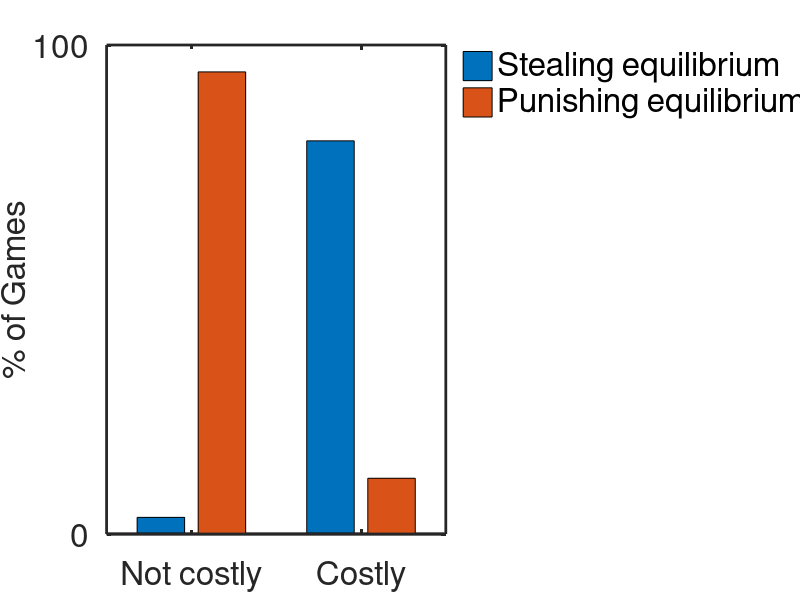

Reproduce this figure in MATLAB.
fh = figure;
bar([3.4 94.5; 80.4 11.4]);
legend('Stealing equilibrium', 'Punishing equilibrium','Location','northeastoutside');
set(gca,'XTick',[1 2]);
set(gca,'XTickLabel',{'Not costly','Costly'});
set(gca,'YTick',[0 100]);
ylabel('% of Games');

%pubgraph(fh,14,2,'w');
axs = findall(fh,'Type','axes');
set(axs, 'FontSize', 24, 'LineWidth', 2);
set(findall(fh, 'Type', 'text'), 'FontSize', 24); 	%make all other text correct ,'FontName','Calibri'
set(findall(fh, 'Type', 'line'), 'LineWidth',2);	%make all other lines correct
legend('boxoff');